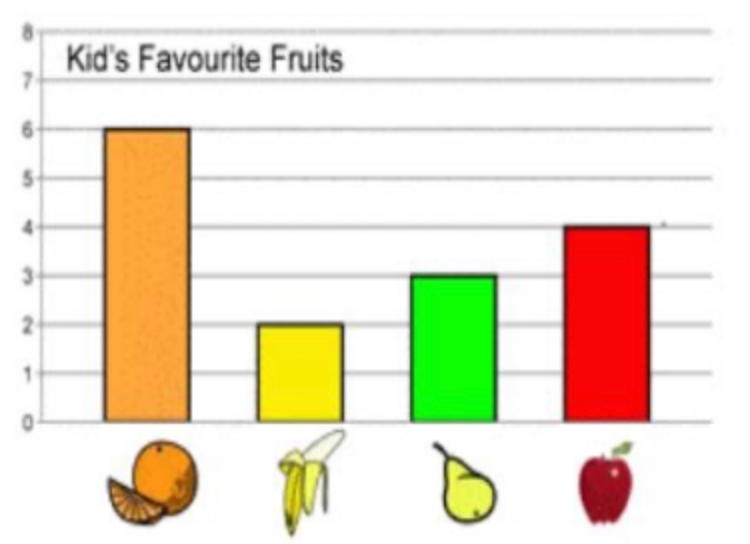
#> input picture DeepSeek-VL-main/deepseek_vl/serve/examples/chart.png, 750 x 544 px, given in place of ., which was not available
$ python -i image_filters.py   (imports and definitions only)
#> lines starting #> are read from the running program, lines starting #| are printed output that depends on the picture; pictures that were not available may be replaced by others from this repository, and a replacement may not be noted
#> in image_signature, img is the input picture: PIL image 750x544 RGBA; mean R, G, B, A 235.2, 225.7, 205.9, 255
from __future__ import annotations

import hashlib
import os
from dataclasses import dataclass
from collections import Counter
from typing import Dict, Iterable, List, Tuple

import numpy as np
from PIL import Image


@dataclass
class ImageFilterDecision:
    keep: bool
    reason: str
    stats: Dict[str, float]


def _rgb_on_white(img: Image.Image) -> Image.Image:
    """Convert transparent teaching graphics without turning transparency black."""
    if img.mode == "P" and "transparency" in img.info:
        img = img.convert("RGBA")
    if img.mode in {"RGBA", "LA"} or "transparency" in img.info:
        rgba = img.convert("RGBA")
        background = Image.new("RGBA", rgba.size, (255, 255, 255, 255))
#> background: PIL image 750x544 RGBA; every value is 255
        return Image.alpha_composite(background, rgba).convert("RGB")
    return img.convert("RGB")


# [59 lines left out: function analyze_image, not called in this run]


def should_keep_image(image_path: str) -> Tuple[bool, str, Dict[str, float]]:
    decision = analyze_image(image_path)
    return decision.keep, decision.reason, decision.stats


def image_signature(image_path: str) -> str:
    """Stable signature used for repeated logo/watermark removal."""
    try:
        suffix = os.path.splitext(image_path)[1].lower()
        if suffix in {".emf", ".wmf", ".svg"}:
            with open(image_path, "rb") as f:
                digest = hashlib.md5(f.read()).hexdigest()
            return f"vector:{suffix}:{digest}"

        with Image.open(image_path) as img:
            img = _rgb_on_white(img)
            width, height = img.size
#> width = 750; height = 544
            small = img.convert("L").resize((16, 16))
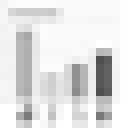
#> small: PIL image 16x16 L (shown 8 times larger); min 80, max 255, mean 225.8
            values = np.asarray(small, dtype=np.float32).reshape(-1)
#> values = 256 values, max 255 at index 92, min 80 at index 124, mean 225.8
            avg = float(values.mean())
#> avg = 225.8
            bits = "".join("1" if value > avg else "0" for value in values)
            ahash = hex(int(bits, 2))[2:].zfill(64)
        file_size = os.path.getsize(image_path)
        return f"raster:{width}x{height}:{file_size}:{ahash}"
    except Exception:
        try:
            with open(image_path, "rb") as f:
                digest = hashlib.md5(f.read()).hexdigest()
            return f"fallback:{digest}"
        except Exception:
            return f"missing:{image_path}"


def repeated_image_paths(image_paths: Iterable[str], min_count: int = 3) -> Dict[str, str]:
    """Return {path: signature} for images repeated enough to be layout noise."""
    path_signature = {path: image_signature(path) for path in image_paths if os.path.exists(path)}
#> call 3 of image_signature, with image_path = '/'
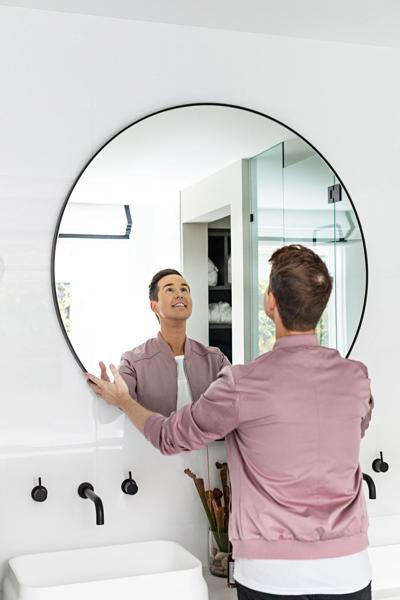
#> input picture DeepSeek-VL-main/deepseek_vl/serve/examples/mirror.png, 400 x 600 px, given in place of , which was not available
#> in image_signature, img is the input picture: PIL image 400x600 RGB; mean R, G, B 206.9, 201.2, 201
#> in image_signature (call 3), `small = img.convert("L").resize((16, 16))`:
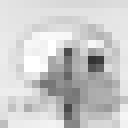
#> small: PIL image 16x16 L (shown 8 times larger); min 51, max 255, mean 203
#> in image_signature (call 3), `values = np.asarray(small, dtype=np.float32).reshape(-1)`: values = 256 values, max 255 at index 86, min 51 at index 123, mean 203
#> in image_signature (call 3), `avg = float(values.mean())`: avg = 203
#> path_signature = 2 items
    counts = Counter(path_signature.values())
#> counts = 2 items
    return {
        path: signature
        for path, signature in path_signature.items()
        if counts[signature] >= min_count
    }

>>> result = repeated_image_paths('../../DeepSeek-VL-main/deepseek_vl/serve/examples/chart.png')
#> result = 0 items
